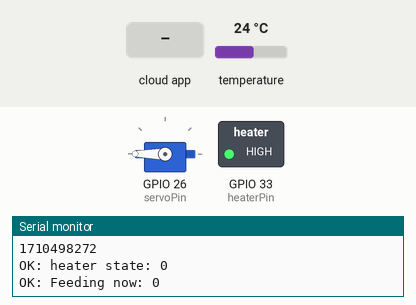
Simulated run of this program. Board: ESP32. Shown: servo, switched loads named in the program (green lamp = pin HIGH), the last lines printed to the serial monitor. The inputs (shaded band) are chosen by the test bench; at power-on: temperature 24 °C. WiFi joins after 1.5 s; servers stay silent unless stated; the local clock reads 2024-03-15 10:24:30 at power-on unless the program sets it; the Firebase database answers and starts empty.

Above: at 2.7 s.
2.8 s: the phone or cloud app sets feedNow to 1
At 7.4 s:
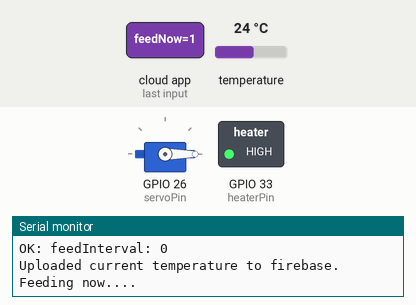
8.0 s: the phone or cloud app sets feedInterval to 1
13.2 s: the phone or cloud app sets feedInterval to 0
At 14.5 s:
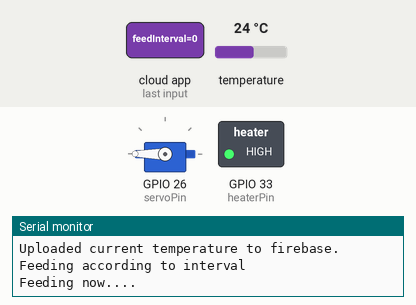
Timing chart, 0 to 16.2 s (numbered marks = the images above; inputs shaded):
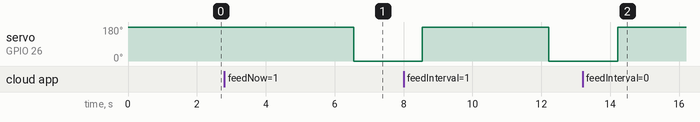

Measured:
- after the input at 2.8 s, servo on GPIO 26 (servoPin): 180° → 0° after 3.7 s
- after the input at 13.2 s, servo on GPIO 26 (servoPin): goes on until 14.2 s, then stays 180°

The program:

main.cpp
```cpp
#include <ESP32Servo.h>
#if defined(ESP32)
#include <WiFi.h>
#elif defined(ESP8266)
#include <ESP8266WiFi.h>
#endif
#include "addons/RTDBHelper.h"
#include <Firebase_ESP_Client.h>
#include "time.h"
// Provide the token generation process info.
#include <addons/TokenHelper.h>
// Provide the RTDB payload printing info and other helper functions.
#include <addons/RTDBHelper.h>
#include <FirebaseJson.h>
/* 1. Define the WiFi credentials */
#define WIFI_SSID "HarooN.."
#define WIFI_PASSWORD "haroonmectec"
/* 2. Define the API Key */
#define API_KEY "AIzaSyDNy4WIW_68BQReiSimK6mvbgh9pNKzzZA"
/* 3. Define the RTDB URL */
#define DATABASE_URL "aquarium-e91cd-default-rtdb.asia-southeast1.firebasedatabase.app/" //<databaseName>.firebaseio.com or <databaseName>.<region>.firebasedatabase.app
/* 4. Define the user Email and password that alreadey registerd or added in your project */
#define USER_EMAIL "esp32firebase@gmail.com"
#define USER_PASSWORD "password123"
const String timePath = "timestamp";
const char *ntpServer = "pool.ntp.org";
#include <OneWire.h>
#include <DallasTemperature.h>
#include <FirebaseJson.h>
// Define Firebase Data object
const int oneWireBus = 4;
// Setup a oneWire instance to communicate with any OneWire devices
OneWire oneWire(oneWireBus);
// Pass our oneWire reference to Dallas Temperature sensor
DallasTemperature sensors(&oneWire);
FirebaseData fbdo;

FirebaseAuth auth;
FirebaseConfig config;
static const int servoPin = 26;

Servo myservo;
unsigned long sendDataPrevMillis = 0;
unsigned long getTime();
unsigned long count = 0;
float currentTemperature;
float desiredT;
int feedInterval = 10;
int feedNow;
int heaterState;
int heaterPin = 33;
unsigned long int lastFeed;
int runCw;
int runCCw;
int stop;
int toFeedPos;
void feedNowRoutine();
void setup()
{
  pinMode(heaterPin, OUTPUT);
  digitalWrite(heaterPin, HIGH);
  Serial.begin(115200);
  sensors.begin();
  ESP32PWM::allocateTimer(0);
  ESP32PWM::allocateTimer(1);
  ESP32PWM::allocateTimer(2);
  ESP32PWM::allocateTimer(3);
  myservo.setPeriodHertz(50);           // standard 50 hz servo
  myservo.attach(servoPin, 1000, 2000); // attaches the servo on pin 18 to the servo object
  myservo.write(180);

  WiFi.begin(WIFI_SSID, WIFI_PASSWORD);
  Serial.print("Connecting to Wi-Fi");
  while (WiFi.status() != WL_CONNECTED)
  {
    Serial.print(".");
    delay(300);
  }
  Serial.println();
  Serial.print("Connected with IP: ");
  Serial.println(WiFi.localIP());
  Serial.println();

  Serial.printf("Firebase Client v%s\n\n", FIREBASE_CLIENT_VERSION);
  config.api_key = API_KEY;

  auth.user.email = USER_EMAIL;
  auth.user.password = USER_PASSWORD;
  config.database_url = DATABASE_URL;

  config.token_status_callback = tokenStatusCallback; // see addons/TokenHelper.h
  Firebase.begin(&config, &auth);
  Firebase.reconnectWiFi(true);

  Firebase.setDoubleDigits(5);
  configTime(18000, 0, ntpServer);
}
unsigned long ms = 0;

void loop()
{
  sensors.requestTemperatures();
  currentTemperature = sensors.getTempCByIndex(0);
  Serial.println(currentTemperature);
  if (currentTemperature < desiredT)
  {
    digitalWrite(heaterPin, LOW); // turn it on
  }
  if (currentTemperature > desiredT)
  {
    digitalWrite(heaterPin, HIGH);
  }
  if (millis() - ms >= 1000)
  {
    int timestamp = getTime();
    Serial.println(timestamp);
    ms = millis();
    if (Firebase.RTDB.getInt(&fbdo, "heaterState"))
    {
      String data = fbdo.to<String>();
      heaterState = data.toFloat();
      Serial.print("OK: heater state: ");
      Serial.println(heaterState);
    }
    else
    {
      Serial.println("FAILED");
      Serial.println("REASON: " + fbdo.errorReason());
    }

    if (Firebase.RTDB.getInt(&fbdo, "feedNow"))
    {
      String data = fbdo.to<String>();
      feedNow = data.toFloat();
      Serial.print("OK: Feeding now: ");
      Serial.println(feedNow);
    }
    else
    {
      Serial.println("FAILED");
      Serial.println("REASON: " + fbdo.errorReason());
    }

    if (Firebase.RTDB.getString(&fbdo, "desiredT"))
    {
      String data = fbdo.to<String>();
      desiredT = data.toFloat();
      Serial.print("OK: desired temperature: ");
      Serial.println(desiredT);
    }
    else
    {
      Serial.println("FAILED");
      Serial.println("REASON: " + fbdo.errorReason());
    }

    if (Firebase.RTDB.getString(&fbdo, "feedInterval"))
    {
      String data = fbdo.to<String>();

      feedInterval = data.toFloat();
      Serial.print("OK: feedInterval: ");
      Serial.println(feedInterval);
    }
    else
    {
      Serial.println("FAILED");
      Serial.println("REASON: " + fbdo.errorReason());
    }

    if (Firebase.RTDB.setFloat(&fbdo, "currentT", currentTemperature))
    {
      Serial.println("Uploaded current temperature to firebase. ");
    }
    else
    {
      Serial.println("FAILED");
      Serial.println("REASON: " + fbdo.errorReason());
    }
  }
  if (feedNow)
  {
    feedNowRoutine();
    feedNow = false;
    if (Firebase.RTDB.setFloat(&fbdo, "feedNow", feedNow))
    {
      Serial.println("Successfully updated feednow");
    }
    else
    {
      Serial.println("ERROR");
    }
    Serial.println("Feednow routine finished.");
    lastFeed = millis();
  }

  // if (heaterState == 1)
  // {
  //   digitalWrite(heaterPin, LOW);
  // }
  // else
  // {
  //   digitalWrite(heaterPin, HIGH);
  // }

  if ((feedInterval != 0) && (millis() - lastFeed >= feedInterval * 1000) && (feedNow == 0)) // replace by 1000 if s
  {
    lastFeed = millis();
    Serial.println("Feeding according to interval");
    feedNowRoutine();
  }
}

// Function that gets current epoch time
unsigned long getTime()
{
  time_t now;
  struct tm timeinfo;
  if (!getLocalTime(&timeinfo))
  {
    // Serial.println("Failed to obtain time");
    return (0);
  }
  time(&now);
  return now;
}
void feedNowRoutine()
{
  // run servo to feeding position and bring it back.
  Serial.println("Feeding now.... ");

  // Firebase.RTDB.pushString(&timePath, &timestamp);

  myservo.write(180);
  delay(2000);
  myservo.write(0);
  delay(2000);
  myservo.write(180);
}
```
